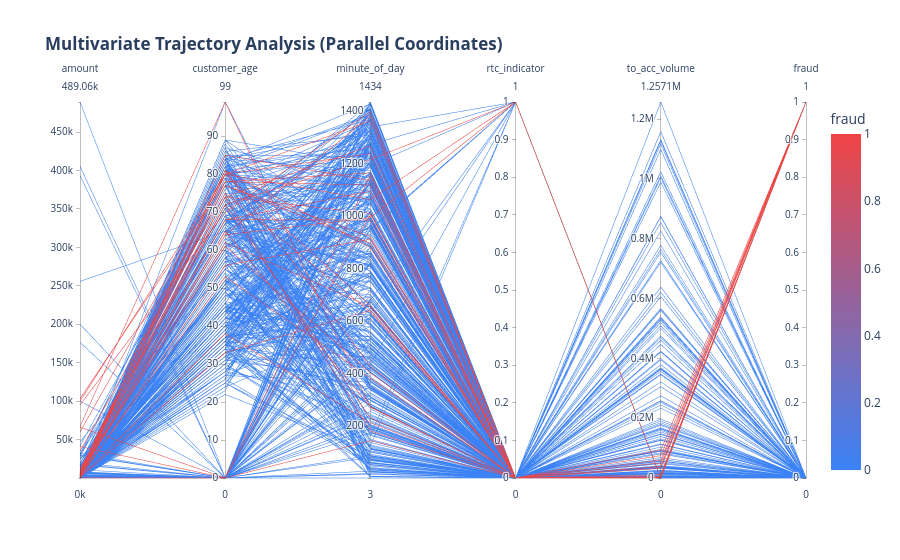

Notebook source saved alongside this figure:
### Code cell
# Sample for smooth browser performance
plotly_sample = fraud_data.sample(n=min(500, len(fraud_data)), random_state=42)

# Select 4-6 continuous variables + target
select_cols = [c for c in num_cols if c != 'fraud'][:5] + ['fraud']

fig = px.parallel_coordinates(
    plotly_sample[select_cols],
    color="fraud",
    color_continuous_scale=[(0, '#3B82F6'), (1, '#EF4444')],
    title="<b>Multivariate Trajectory Analysis (Parallel Coordinates)</b>"
)

fig.update_layout(template='plotly_white')

try:
    fig.show()
except ValueError:
    fig.show(renderer="iframe")

### Figure 1 — Plotly figure (JSON) as saved in the notebook; plotly's stock layout.template omitted (floating-point values rounded to 4 significant figures; data arrays with more than 128 entries replaced by an {"elided": "..."} marker saying what was removed)
{"data": [{"dimensions": [{"label": "amount", "values": {"elided": "500 float values"}}, {"label": "customer_age", "values": {"elided": "500 float values"}}, {"label": "minute_of_day", "values": {"elided": "500 int values"}}, {"label": "rtc_indicator", "values": {"elided": "500 int values"}}, {"label": "to_acc_volume", "values": {"elided": "500 int values"}}, {"label": "fraud", "values": {"elided": "500 int values"}}], "domain": {"x": [0, 1], "y": [0, 1]}, "line": {"color": {"elided": "500 int values"}, "coloraxis": "coloraxis"}, "name": "", "type": "parcoords"}], "layout": {"coloraxis": {"autocolorscale": false, "colorbar": {"title": {"text": "fraud"}}, "colorscale": [[0, "#3B82F6"], [1, "#EF4444"]]}, "legend": {"tracegroupgap": 0}, "title": {"text": "<b>Multivariate Trajectory Analysis (Parallel Coordinates)</b>"}}}
